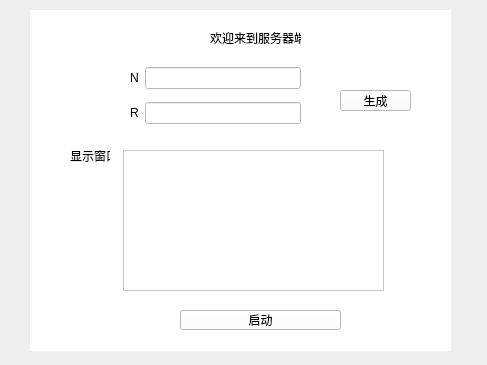
<?xml version="1.0" encoding="UTF-8"?>
<ui version="4.0">
 <class>Widget</class>
 <widget class="QWidget" name="Widget">
  <property name="geometry">
   <rect>
    <x>0</x>
    <y>0</y>
    <width>487</width>
    <height>365</height>
   </rect>
  </property>
  <property name="windowTitle">
   <string>Widget</string>
  </property>
  <widget class="QWidget" name="widget" native="true">
   <property name="geometry">
    <rect>
     <x>30</x>
     <y>10</y>
     <width>421</width>
     <height>341</height>
    </rect>
   </property>
   <property name="styleSheet">
    <string notr="true">background-color: rgb(255, 255, 255);</string>
   </property>
   <widget class="QLabel" name="label_3">
    <property name="geometry">
     <rect>
      <x>180</x>
      <y>20</y>
      <width>91</width>
      <height>16</height>
     </rect>
    </property>
    <property name="text">
     <string>欢迎来到服务器端</string>
    </property>
   </widget>
   <widget class="QPushButton" name="pushButton">
    <property name="geometry">
     <rect>
      <x>310</x>
      <y>80</y>
      <width>71</width>
      <height>21</height>
     </rect>
    </property>
    <property name="text">
     <string>生成</string>
    </property>
   </widget>
   <widget class="QLabel" name="label_4">
    <property name="geometry">
     <rect>
      <x>40</x>
      <y>140</y>
      <width>40</width>
      <height>12</height>
     </rect>
    </property>
    <property name="text">
     <string>显示窗口</string>
    </property>
   </widget>
   <widget class="QTextEdit" name="textEdit">
    <property name="geometry">
     <rect>
      <x>93</x>
      <y>140</y>
      <width>261</width>
      <height>141</height>
     </rect>
    </property>
   </widget>
   <widget class="QPushButton" name="pushButton_2">
    <property name="geometry">
     <rect>
      <x>150</x>
      <y>300</y>
      <width>161</width>
      <height>20</height>
     </rect>
    </property>
    <property name="text">
     <string>启动</string>
    </property>
   </widget>
   <widget class="QWidget" name="">
    <property name="geometry">
     <rect>
      <x>100</x>
      <y>50</y>
      <width>171</width>
      <height>71</height>
     </rect>
    </property>
    <layout class="QGridLayout" name="gridLayout">
     <item row="0" column="0">
      <widget class="QLabel" name="label">
       <property name="text">
        <string>N</string>
       </property>
      </widget>
     </item>
     <item row="0" column="1">
      <widget class="QLineEdit" name="lineEdit"/>
     </item>
     <item row="1" column="0">
      <widget class="QLabel" name="label_2">
       <property name="text">
        <string>R</string>
       </property>
      </widget>
     </item>
     <item row="1" column="1">
      <widget class="QLineEdit" name="lineEdit_2"/>
     </item>
    </layout>
   </widget>
  </widget>
 </widget>
 <resources/>
 <connections/>
</ui>
